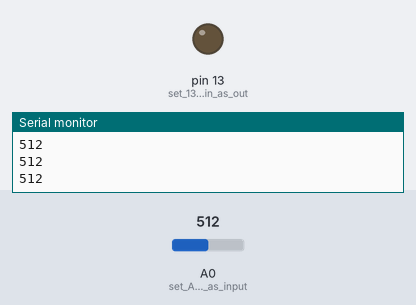
The sketch below on a simulated Arduino Uno, built with avr-gcc and run on an emulated ATmega328P. Parts: output pins drawn as LEDs (lit = HIGH), the last lines printed to the serial monitor. Inputs (shaded band) come from the test bench; at power-on: A0 (set_A0_anlog_pin_as_input) = 512.

Above: at 1.2 s.
1.3 s: A0 (set_A0_anlog_pin_as_input) set to 892
2.8 s: A0 (set_A0_anlog_pin_as_input) set to 917
At 3.3 s:
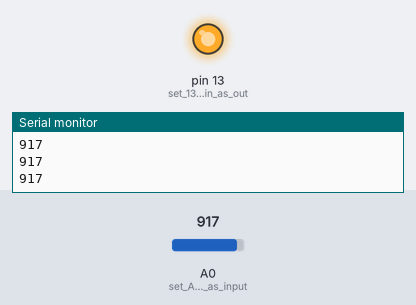
4.3 s: A0 (set_A0_anlog_pin_as_input) set to 890
At 5.5 s:
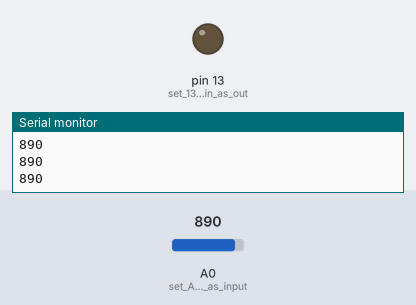
5.8 s: A0 (set_A0_anlog_pin_as_input) set to 900
At 6.8 s:
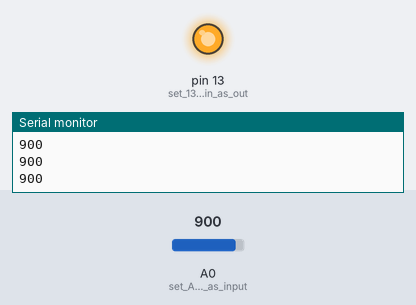
Timing chart, 0 to 8.3 s (numbered marks = the images above; inputs shaded):
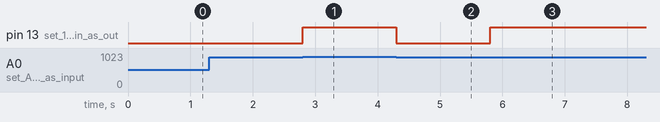

The sketch:

proj3.ino
```cpp
int thres = 900;//setting threshold value as per the enviroment condition
void setup() {
 pinMode(13,OUTPUT);//set 13 digital pin as output
 pinMode(A0,INPUT); //set A0 anlog pin as input voltage of ldr
 Serial.begin(9600);// starting serial communication between arduino and laptop
}

void loop()
{
 //taking value from enviroment about brightness and setting threshold value
 Serial.println(analogRead(A0));
 //taking decision as per our requirements
 if(thres<=analogRead(A0))
 {
  //enabling light
   digitalWrite(13,HIGH);
 }

 else
 {
  //trun off the light
  digitalWrite(13,LOW);
 };
}
```

Measured:
- the behaviour switches between 899 and 900 on A0 (set_A0_anlog_pin_as_input) (found by bisection; images 0 and 1)
- after the input at 2.8 s, pin 13 (set_13_digital_pin_as_out): LOW → HIGH at once
- after the input at 4.3 s, pin 13 (set_13_digital_pin_as_out): HIGH → LOW at once
- after the input at 5.8 s, pin 13 (set_13_digital_pin_as_out): LOW → HIGH at once
